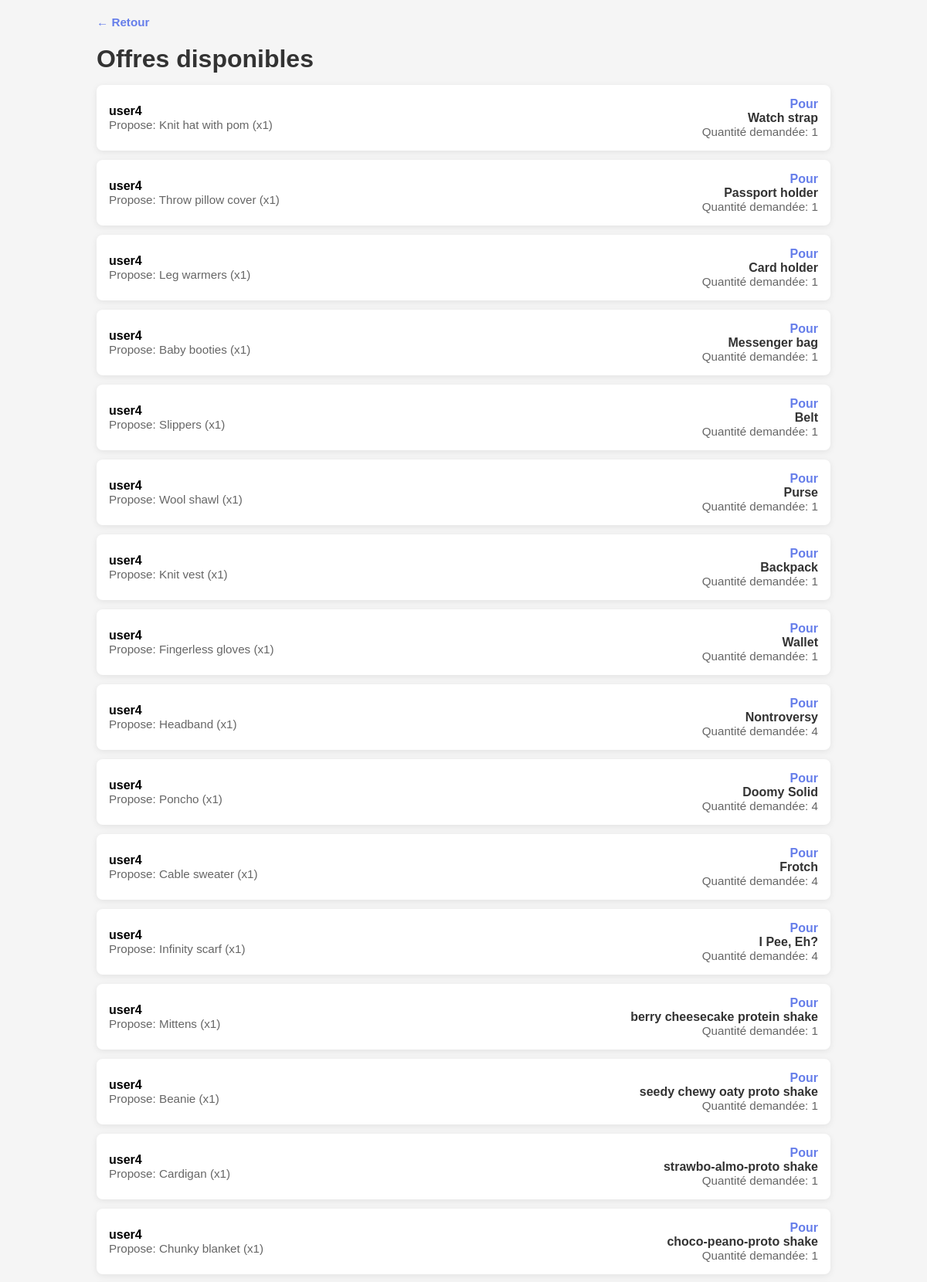
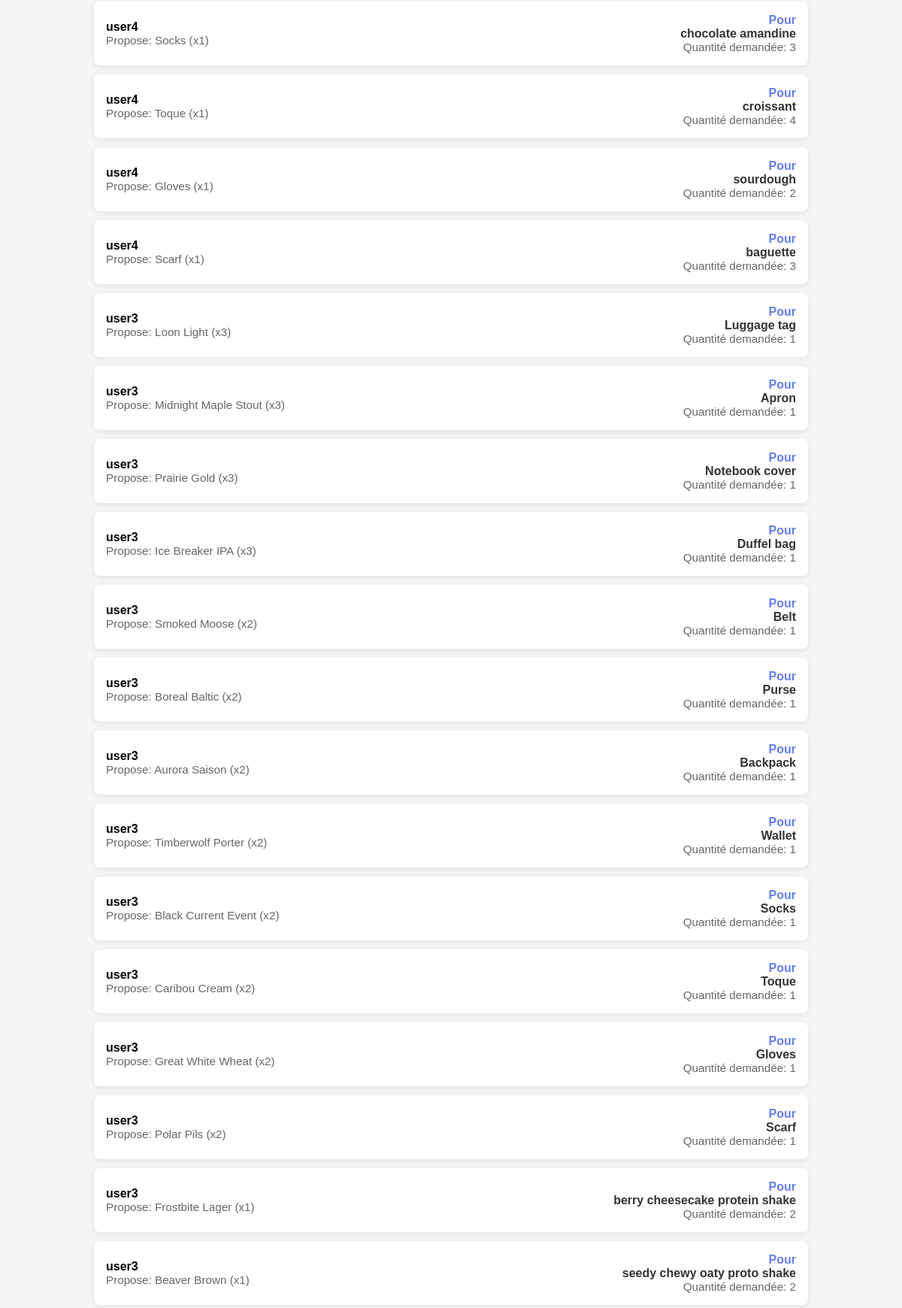
Screenshot of /offers.php (signed in, upper part) with the database file from the repository (2 pictures, top to bottom).
### tables this page shows
CREATE TABLE Offers (
	id INT AUTO_INCREMENT NOT NULL PRIMARY KEY,
	product_id INT,
	product_quantity INT DEFAULT 1,
	offer_id INT,
	offer_quantity INT DEFAULT 1,
	user_id INT,

	CONSTRAINT fk_offers_product
	FOREIGN KEY (product_id) REFERENCES Products(id) ON DELETE CASCADE,
	CONSTRAINT fk_offers_offer
	FOREIGN KEY (offer_id) REFERENCES Products(id) ON DELETE CASCADE,
	FOREIGN KEY (user_id) REFERENCES Users(user_id)
);

CREATE TABLE Users (
	user_id INT AUTO_INCREMENT NOT NULL PRIMARY KEY,
	username CHAR(50) UNIQUE NOT NULL,
	email CHAR(255) UNIQUE NOT NULL,
	hashed_password CHAR(255) NOT NULL,
	admin BOOLEAN DEFAULT FALSE
);

CREATE TABLE Products (
	id INT AUTO_INCREMENT NOT NULL PRIMARY KEY,
	user_id INT,
	name CHAR(50) NOT NULL,
	description VARCHAR(255),
	offers INT DEFAULT 0,
	FOREIGN KEY (user_id) REFERENCES Users(user_id)
);

### offers.php (the view, shortened to what this page needs)
<?php
require 'includes/db_connect.php';
if (isset($_GET['id'])) {
	$product_id = (int) $_GET['id'];
	$product_name = isset($_GET['name']) ? htmlspecialchars($_GET['name']) : '';
	$offers = SQL_GET_OFFERS_BY_PRODUCT_ID($conn, $product_id);
	$mode = 'by_product';
} else {
	$current_user = $_SESSION['user_id'] ?? 0;
	$stmt = $conn->prepare(
		"SELECT o.*, u.username, p_target.name AS target_name, p_offer.name AS offer_name
		 FROM Offers o
		 JOIN Users u ON o.user_id = u.user_id
		 LEFT JOIN Products p_target ON o.product_id = p_target.id
		 LEFT JOIN Products p_offer ON o.offer_id = p_offer.id
		 WHERE o.user_id != :uid
		 ORDER BY o.id DESC"
	);
	$stmt->execute(['uid' => $current_user]);
	$offers = $stmt->fetchAll();
	$mode = 'global';
}
?>
<!DOCTYPE html>
<html lang="fr">
<head>
	<link rel="stylesheet" href="assets/css/style.css">
</head>
<body>
	<div class="container">
		<div class="back-link"><a href="index.php">← Retour</a></div>
		<?php if ($mode === 'by_product'): ?>
			<h1>Offres pour « <?= htmlspecialchars($product_name) ?> »</h1>
			<?php if (empty($offers)): ?>
				<div class="empty-state">Aucune offre pour ce produit pour l'instant.</div>
			<?php else: ?>
				<?php foreach ($offers as $offer):
					$user = SQL_GET_USER_BY_OFFER_ID($conn, $offer['id']);
					$offered_product = SQL_GET_PRODUCT_BY_OFFER_ID($conn, $offer['id']);
				?>
					<div class="offer-item">
						<div class="offer-header">
							<div>
								<strong><?= htmlspecialchars($user['username'] ?? 'Utilisateur inconnu') ?></strong>
								<div class="offer-meta">Quantité proposée: <?= (int) $offer['product_quantity'] ?></div>
							</div>
							<div style="text-align:right">
								<div style="color:#667eea;font-weight:bold;">En échange</div>
								<div style="color:#333;font-weight:bold;"><?= htmlspecialchars($offered_product['name'] ?? 'Produit supprimé') ?></div>
								<div class="offer-meta">Quantité: <?= (int) $offer['offer_quantity'] ?></div>
							</div>
						</div>
					</div>
				<?php endforeach; ?>
			<?php endif; ?>
		<?php else: ?>
			<h1>Offres disponibles</h1>
			<?php if (empty($offers)): ?>
				<div class="empty-state">Aucune offre disponible pour l'instant.</div>
			<?php else: ?>
				<?php foreach ($offers as $offer): ?>
					<div class="offer-item">
						<div class="offer-header">
							<div>
								<strong><?= htmlspecialchars($offer['username'] ?? 'Utilisateur') ?></strong>
								<div class="offer-meta">Propose: <?= htmlspecialchars($offer['offer_name'] ?? '—') ?> (x<?= (int)$offer['offer_quantity'] ?>)</div>
							</div>
							<div style="text-align:right">
								<div style="color:#667eea;font-weight:bold;">Pour</div>
								<div style="color:#333;font-weight:bold;"><?= htmlspecialchars($offer['target_name'] ?? '—') ?></div>
								<div class="offer-meta">Quantité demandée: <?= (int)$offer['product_quantity'] ?></div>
							</div>
						</div>
					</div>
				<?php endforeach; ?>
			<?php endif; ?>
		<?php endif; ?>
	</div>
</body>
</html>

### assets/css/style.css (style rules this page uses)
* { margin: 0; padding: 0; box-sizing: border-box; }
html, body { height: 100%; }
body { font-family: Arial, sans-serif; background: #f5f5f5; }
html, body { overflow-x: hidden; }
h1, h2 { margin-bottom: 15px; color: #333; }
h1 { font-size: 2em; }
body { padding: 20px; }
.container { max-width: 950px; margin: 0 auto; }
.back-link { margin-bottom: 20px; }
.back-link a { color: #667eea; text-decoration: none; font-weight: bold; font-size: 0.95em; }

### offers.php (style rules this page uses)
.offer-item { background: white; padding: 16px; border-radius: 8px; margin-bottom: 12px; box-shadow: 0 2px 8px rgba(0,0,0,0.08); }
.offer-header { display:flex; justify-content:space-between; align-items:center; gap:12px; }
.offer-meta { color:#666; font-size:0.95em; }

### rows the page displays
offers: user.username "user4", offer.name "Knit hat with pom", offer_quantity "1", product.name "Watch strap", product_quantity "1"
offers: user.username "user4", offer.name "Throw pillow cover", offer_quantity "1", product.name "Passport holder", product_quantity "1"
offers: user.username "user4", offer.name "Leg warmers", offer_quantity "1", product.name "Card holder", product_quantity "1"
offers: user.username "user4", offer.name "Baby booties", offer_quantity "1", product.name "Messenger bag", product_quantity "1"
offers: user.username "user4", offer.name "Slippers", offer_quantity "1", product.name "Belt", product_quantity "1"
offers: user.username "user4", offer.name "Wool shawl", offer_quantity "1", product.name "Purse", product_quantity "1"
offers: user.username "user4", offer.name "Knit vest", offer_quantity "1", product.name "Backpack", product_quantity "1"
offers: user.username "user4", offer.name "Fingerless gloves", offer_quantity "1", product.name "Wallet", product_quantity "1"
offers: user.username "user4", offer.name "Headband", offer_quantity "1", product.name "Nontroversy", product_quantity "4"
offers: user.username "user4", offer.name "Poncho", offer_quantity "1", product.name "Doomy Solid", product_quantity "4"
offers: user.username "user4", offer.name "Cable sweater", offer_quantity "1", product.name "Frotch", product_quantity "4"
offers: user.username "user4", offer.name "Infinity scarf", offer_quantity "1", product.name "I Pee, Eh?", product_quantity "4"
offers: user.username "user4", offer.name "Mittens", offer_quantity "1", product.name "berry cheesecake protein shake", product_quantity "1"
offers: user.username "user4", offer.name "Beanie", offer_quantity "1", product.name "seedy chewy oaty proto shake", product_quantity "1"
offers: user.username "user4", offer.name "Cardigan", offer_quantity "1", product.name "strawbo-almo-proto shake", product_quantity "1"
offers: user.username "user4", offer.name "Chunky blanket", offer_quantity "1", product.name "choco-peano-proto shake", product_quantity "1"
offers: user.username "user4", offer.name "Socks", offer_quantity "1", product.name "chocolate amandine", product_quantity "3"
offers: user.username "user4", offer.name "Toque", offer_quantity "1", product.name "croissant", product_quantity "4"
offers: user.username "user4", offer.name "Gloves", offer_quantity "1", product.name "sourdough", product_quantity "2"
offers: user.username "user4", offer.name "Scarf", offer_quantity "1", product.name "baguette", product_quantity "3"
offers: user.username "user3", offer.name "Loon Light", offer_quantity "3", product.name "Luggage tag", product_quantity "1"
offers: user.username "user3", offer.name "Midnight Maple Stout", offer_quantity "3", product.name "Apron", product_quantity "1"
offers: user.username "user3", offer.name "Prairie Gold", offer_quantity "3", product.name "Notebook cover", product_quantity "1"
offers: user.username "user3", offer.name "Ice Breaker IPA", offer_quantity "3", product.name "Duffel bag", product_quantity "1"
offers: user.username "user3", offer.name "Smoked Moose", offer_quantity "2", product.name "Belt", product_quantity "1"
offers: user.username "user3", offer.name "Boreal Baltic", offer_quantity "2", product.name "Purse", product_quantity "1"
offers: user.username "user3", offer.name "Aurora Saison", offer_quantity "2", product.name "Backpack", product_quantity "1"
offers: user.username "user3", offer.name "Timberwolf Porter", offer_quantity "2", product.name "Wallet", product_quantity "1"
offers: user.username "user3", offer.name "Black Current Event", offer_quantity "2", product.name "Socks", product_quantity "1"
offers: user.username "user3", offer.name "Caribou Cream", offer_quantity "2", product.name "Toque", product_quantity "1"
offers: user.username "user3", offer.name "Great White Wheat", offer_quantity "2", product.name "Gloves", product_quantity "1"
offers: user.username "user3", offer.name "Polar Pils", offer_quantity "2", product.name "Scarf", product_quantity "1"
offers: user.username "user3", offer.name "Frostbite Lager", offer_quantity "1", product.name "berry cheesecake protein shake", product_quantity "2"
offers: user.username "user3", offer.name "Beaver Brown", offer_quantity "1", product.name "seedy chewy oaty proto shake", product_quantity "2"
